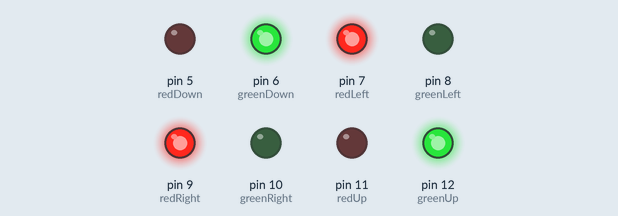
Simulated run of this sketch. Board: Arduino Uno, built with avr-gcc and run on an emulated ATmega328P. On the bench: output pins drawn as LEDs (lit = HIGH).

Above: at 5.0 s.
At 15.0 s:
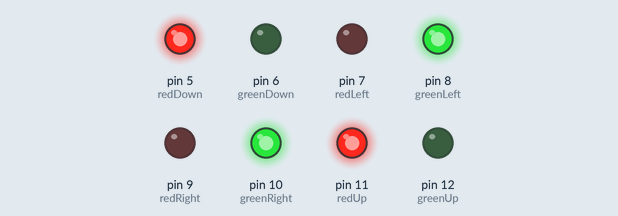
Timing chart, 0 to 26.0 s (numbered marks = the images above):
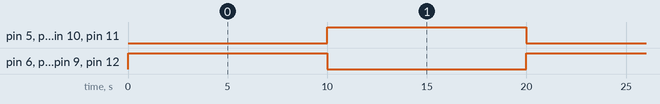

The sketch:

Traffic_Simulator_LED.ino
```cpp
// pins
const int greenUp = 12;
const int redUp = 11;
const int greenRight = 10;
const int redRight = 9;
const int greenLeft = 8;
const int redLeft = 7;
const int greenDown = 6;
const int redDown = 5;

void setup() {
  // defines if pin is input/output
  pinMode(greenUp, OUTPUT);
  pinMode(redUp, OUTPUT);
  pinMode(greenRight, OUTPUT);
  pinMode(redRight, OUTPUT);
  pinMode(greenLeft, OUTPUT);
  pinMode(redLeft, OUTPUT);
  pinMode(greenDown, OUTPUT);
  pinMode(redDown, OUTPUT);

  // turns all LEDs off when started
  digitalWrite(greenUp, LOW);
  digitalWrite(redUp, LOW);
  digitalWrite(greenRight, LOW);
  digitalWrite(redRight, LOW);
  digitalWrite(greenLeft, LOW);
  digitalWrite(redLeft, LOW);
  digitalWrite(greenDown, LOW);
  digitalWrite(redDown, LOW);
}

void loop() {
  //system
  UpDownGo();
  delay(10000);
  LeftRightGo();
  delay(10000);
}

void UpDownGo() {
  //going straight
  digitalWrite(greenUp, HIGH);
  digitalWrite(redUp, LOW);
  digitalWrite(greenRight, LOW);
  digitalWrite(redRight, HIGH);
  digitalWrite(greenLeft, LOW);
  digitalWrite(redLeft, HIGH);
  digitalWrite(greenDown, HIGH);
  digitalWrite(redDown, LOW);
}

void LeftRightGo() {
  //going left or right
  digitalWrite(greenUp, LOW);
  digitalWrite(redUp, HIGH);
  digitalWrite(greenRight, HIGH);
  digitalWrite(redRight, LOW);
  digitalWrite(greenLeft, HIGH);
  digitalWrite(redLeft, LOW);
  digitalWrite(greenDown, LOW);
  digitalWrite(redDown, HIGH);
}
```

Measured:
- by itself, pin 5 (redDown), pin 6 (greenDown), pin 7 (redLeft), pin 8 (greenLeft), pin 9 (redRight), pin 10 (greenRight), pin 11 (redUp), pin 12 (greenUp): alternates HIGH for 10.0 s and LOW for 10.0 s
